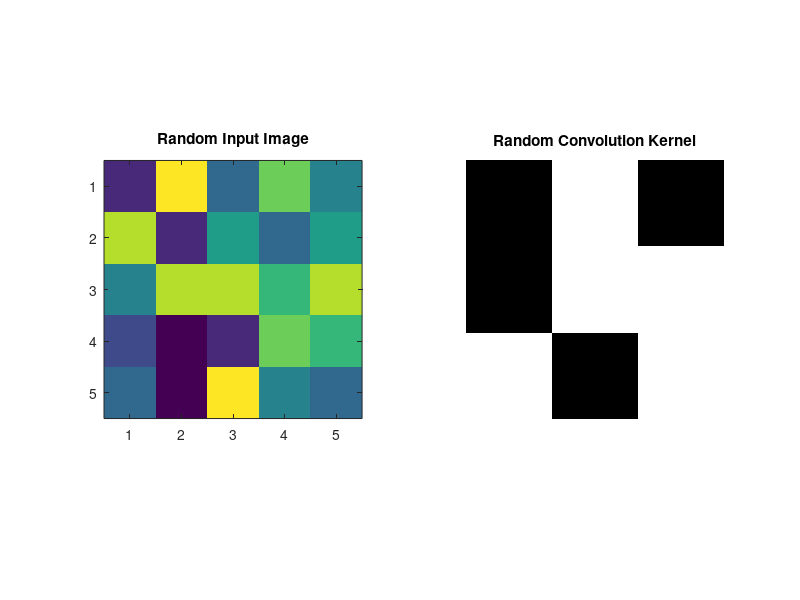
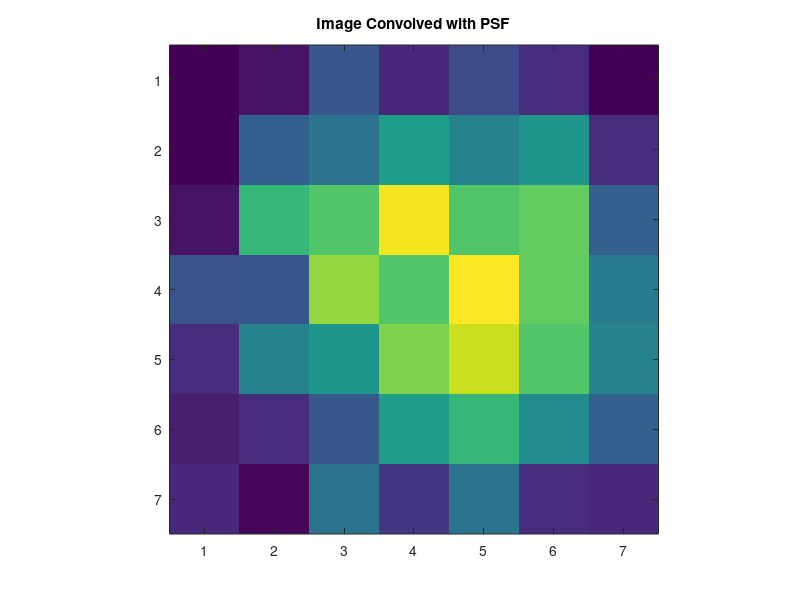

Write the MATLAB code that produced these figures, in order.
%% 2-D Convolution example
clc
close all
clear all

% Random input image
x = round(10.*rand(5));
    
% Random convolution kernel
h = rand(3)>0.5;

% Visualizing image and kernel
figure, subplot(1,2,1), imagesc(x), axis image, title('Random Input Image')
subplot(1,2,2), imshow(h), axis image, title('Random Convolution Kernel')

% Convolving two functions
x_conv_h = conv2(x,h,'full');

% Visualizing convolved image
figure, imagesc(x_conv_h), axis image, title('Image Convolved with PSF')




